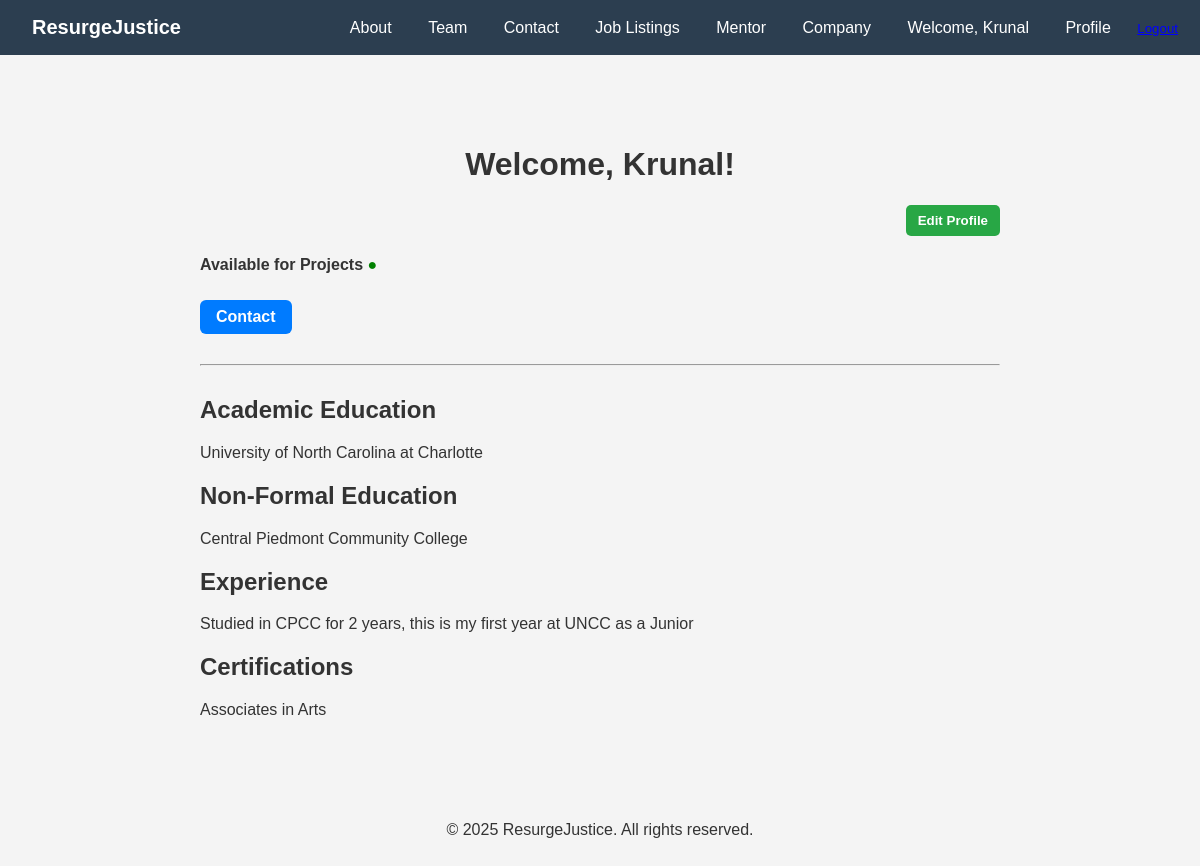
Screenshot of /accounts/profile/ (signed in) with the database file from the repository.
### accounts/models.py (models this page shows, shortened)
class UserProfile(models.Model):
    user = models.OneToOneField(User, on_delete=models.CASCADE)
    academic_education = models.TextField(blank=True)
    non_formal_education = models.TextField(blank=True)
    experience = models.TextField(blank=True)
    certifications = models.TextField(blank=True)

### accounts/views.py (the view)
# urls.py: path('profile/', profile_view, name='profile'),
@login_required
def profile_view(request):
    profile, created = UserProfile.objects.get_or_create(user=request.user)
    if request.method == "POST":
        form = UserProfileForm(request.POST, instance=profile)
        if form.is_valid():
            form.save()
            messages.success(request, "Profile updated successfully!")
            return redirect('profile')
    else:
        form = UserProfileForm(instance=profile)
    return render(request, 'profile.html', {
        'form': form,
        'profile': profile
    })

### core/templates/profile.html (shortened to what this page needs)
{% extends 'base.html' %}
{% block content %}
<div style="max-width: 800px; margin: 50px auto; padding: 20px;">
  <h1 style="text-align: center;">Welcome, {{ user.username }}!</h1>
  <div style="text-align: right; margin-top: 10px;">
    <button id="editBtn" style="
      padding: 8px 12px;
      background-color: #28a745;
      color: white;
      border: none;
      border-radius: 5px;
      font-weight: bold;
      cursor: pointer;
    ">Edit Profile</button>
  </div>
  <div style="margin-top: 20px;">
    <p><strong>Available for Projects</strong> <span style="color: green;">●</span></p>
    <a href="{% url 'contact' %}" style="
      display: inline-block;
      padding: 8px 16px;
      background-color: #007bff;
      color: white;
      border-radius: 6px;
      text-decoration: none;
      font-weight: bold;
      margin-top: 10px;
    ">Contact</a>
  </div>
  <hr style="margin: 30px 0;">
  <div id="displayProfile">
    <h2>Academic Education</h2>
    <p>{{ profile.academic_education|linebreaks }}</p>
    <h2>Non-Formal Education</h2>
    <p>{{ profile.non_formal_education|linebreaks }}</p>
    <h2>Experience</h2>
    <p>{{ profile.experience|linebreaks }}</p>
    <h2>Certifications</h2>
    <p>{{ profile.certifications|linebreaks }}</p>
  </div>
</div>
{% endblock %}

### core/templates/base.html (shortened to what this page needs)
<!DOCTYPE html>
<html lang="en">
<head>
  {% load static %}
  <link rel="stylesheet" href="{% static 'css/styles.css' %}">
</head>
<body>
  <header>
    <div class="navbar">
      <div class="logo">
        <a href="{% url 'home' %}" style="font-weight: bold; font-size: 20px; text-decoration: none; color: white;">
          ResurgeJustice
        </a>
      </div>
      <div class="nav-links">
        <a href="{% url 'about' %}">About</a>
        <a href="{% url 'team' %}">Team</a>
        <a href="{% url 'contact' %}">Contact</a>
        <a href="{% url 'job_listings' %}">Job Listings</a>
        <a href="{% url 'mentor' %}">Mentor</a>
        <a href="{% url 'company' %}">Company</a>
        {% if user.is_authenticated %}
        <span style="color: white; margin: 0 1rem;">Welcome, {{ user.username }}</span>
        <a href="{% url 'profile' %}">Profile</a>
        <form action="{% url 'logout' %}" method="post" style="display:inline;">
          <button type="submit" style="background:none; border:none; color:blue; text-decoration:underline; cursor:pointer;">
            Logout
          </button>
        </form>
        {% else %}
        <a href="{% url 'login' %}">Login</a>
        <a href="{% url 'signup' %}">Sign Up</a>
        {% endif %}
      </div>
    </div>
  </header>
  <main>
    {% block content %}{% endblock %}
  </main>
  <footer>
    <p style="text-align: center; padding: 1rem;">&copy; 2025 ResurgeJustice. All rights reserved.</p>
  </footer>
</body>
</html>

### static/css/styles.css (style rules this page uses)
body { font-family: 'Arial', sans-serif; margin: 0; padding: 0; background-color: #f4f4f4; color: #333; }
.navbar { background-color: #2c3e50; padding: 1rem; display: flex; justify-content: space-between; align-items: center; }
.navbar a { color: white; text-decoration: none; margin: 0 1rem; }

### rows the page displays
UserProfile: academic_education "University of North Carolina at Charlotte", non_formal_education "Central Piedmont Community College", experience "Studied in CPCC for 2 years, this is my first year at UNCC as a Junior", certifications "Associates in Arts"

### other values shown
{{ user.username }} "Krunal"
